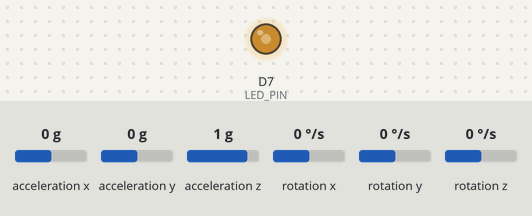
Recording of a sketch running on a simulated ESP8266 (NodeMCU). Shown: output pins drawn as LEDs (lit = HIGH). Inputs (shaded band) come from the test bench; at power-on: acceleration z 1 g, acceleration x 0 g, acceleration y 0 g, rotation x 0 °/s, rotation y 0 °/s, rotation z 0 °/s. What the sketch prints to the serial monitor is not drawn.

Above: at 1.2 s.
1.3 s: acceleration z set to 0 g
Timing chart, 0 to 10.3 s (numbered marks = the images above; inputs shaded):
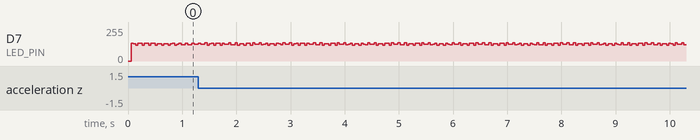

The sketch:

tarefa1.ino
```cpp
// I2C device class (I2Cdev) demonstration Arduino sketch for MPU6050 class
// 10/7/2011 by Jeff Rowberg <jeff@rowberg.net>
// Updates should (hopefully) always be available at https://github.com/jrowberg/i2cdevlib
//
// Changelog:
//      2013-05-08 - added multiple output formats
//                 - added seamless Fastwire support
//      2011-10-07 - initial release

/* ============================================
I2Cdev device library code is placed under the MIT license
Copyright (c) 2011 Jeff Rowberg

Permission is hereby granted, free of charge, to any person obtaining a copy
of this software and associated documentation files (the "Software"), to deal
in the Software without restriction, including without limitation the rights
to use, copy, modify, merge, publish, distribute, sublicense, and/or sell
copies of the Software, and to permit persons to whom the Software is
furnished to do so, subject to the following conditions:

The above copyright notice and this permission notice shall be included in
all copies or substantial portions of the Software.

THE SOFTWARE IS PROVIDED "AS IS", WITHOUT WARRANTY OF ANY KIND, EXPRESS OR
IMPLIED, INCLUDING BUT NOT LIMITED TO THE WARRANTIES OF MERCHANTABILITY,
FITNESS FOR A PARTICULAR PURPOSE AND NONINFRINGEMENT. IN NO EVENT SHALL THE
AUTHORS OR COPYRIGHT HOLDERS BE LIABLE FOR ANY CLAIM, DAMAGES OR OTHER
LIABILITY, WHETHER IN AN ACTION OF CONTRACT, TORT OR OTHERWISE, ARISING FROM,
OUT OF OR IN CONNECTION WITH THE SOFTWARE OR THE USE OR OTHER DEALINGS IN
THE SOFTWARE.
===============================================
*/

// I2Cdev and MPU6050 must be installed as libraries, or else the .cpp/.h files
// for both classes must be in the include path of your project
#include "I2Cdev.h"
#include "MPU6050.h"

// Arduino Wire library is required if I2Cdev I2CDEV_ARDUINO_WIRE implementation
// is used in I2Cdev.h
#if I2CDEV_IMPLEMENTATION == I2CDEV_ARDUINO_WIRE
    #include "Wire.h"
#endif

// class default I2C address is 0x68
// specific I2C addresses may be passed as a parameter here
// AD0 low = 0x68 (default for InvenSense evaluation board)
// AD0 high = 0x69
MPU6050 accelgyro;
//MPU6050 accelgyro(0x69); // <-- use for AD0 high

int16_t ax, ay, az;
int16_t gx, gy, gz;


// uncomment "OUTPUT_READABLE_ACCELGYRO" if you want to see a tab-separated
// list of the accel X/Y/Z and then gyro X/Y/Z values in decimal. Easy to read,
// not so easy to parse, and slow(er) over UART.
#define OUTPUT_READABLE_ACCELGYRO

// uncomment "OUTPUT_BINARY_ACCELGYRO" to send all 6 axes of data as 16-bit
// binary, one right after the other. This is very fast (as fast as possible
// without compression or data loss), and easy to parse, but impossible to read
// for a human.
//#define OUTPUT_BINARY_ACCELGYRO

#define SDA D5
#define SCL D6
#define LED_PIN 13
bool blinkState = false;

void setup() {
    // join I2C bus (I2Cdev library doesn't do this automatically)
    #if I2CDEV_IMPLEMENTATION == I2CDEV_ARDUINO_WIRE
        Wire.begin(SDA,SCL);
    #elif I2CDEV_IMPLEMENTATION == I2CDEV_BUILTIN_FASTWIRE
        Fastwire::setup(400, true);
    #endif

    // initialize serial communication
    // (38400 chosen because it works as well at 8MHz as it does at 16MHz, but
    // it's really up to you depending on your project)
    Serial.begin(115200);

    // initialize device
    Serial.println("Initializing I2C devices...");
    accelgyro.initialize();

    // verify connection
    Serial.println("Testing device connections...");
    Serial.println(accelgyro.testConnection() ? "MPU6050 connection successful" : "MPU6050 connection failed");

    // use the code below to change accel/gyro offset values
    /*
    Serial.println("Updating internal sensor offsets...");
    // -76  -2359 1688  0 0 0
    Serial.print(accelgyro.getXAccelOffset()); Serial.print("\t"); // -76
    Serial.print(accelgyro.getYAccelOffset()); Serial.print("\t"); // -2359
    Serial.print(accelgyro.getZAccelOffset()); Serial.print("\t"); // 1688
    Serial.print(accelgyro.getXGyroOffset()); Serial.print("\t"); // 0
    Serial.print(accelgyro.getYGyroOffset()); Serial.print("\t"); // 0
    Serial.print(accelgyro.getZGyroOffset()); Serial.print("\t"); // 0
    Serial.print("\n");
    accelgyro.setXGyroOffset(220);
    accelgyro.setYGyroOffset(76);
    accelgyro.setZGyroOffset(-85);
    Serial.print(accelgyro.getXAccelOffset()); Serial.print("\t"); // -76
    Serial.print(accelgyro.getYAccelOffset()); Serial.print("\t"); // -2359
    Serial.print(accelgyro.getZAccelOffset()); Serial.print("\t"); // 1688
    Serial.print(accelgyro.getXGyroOffset()); Serial.print("\t"); // 0
    Serial.print(accelgyro.getYGyroOffset()); Serial.print("\t"); // 0
    Serial.print(accelgyro.getZGyroOffset()); Serial.print("\t"); // 0
    Serial.print("\n");
    */

    // configure Arduino LED for
    pinMode(LED_PIN, OUTPUT);
}

void loop() {
    // read raw accel/gyro measurements from device
    accelgyro.getMotion6(&ax, &ay, &az, &gx, &gy, &gz);

    // these methods (and a few others) are also available
    //accelgyro.getAcceleration(&ax, &ay, &az);
    //accelgyro.getRotation(&gx, &gy, &gz);

    #ifdef OUTPUT_READABLE_ACCELGYRO
        // display tab-separated accel/gyro x/y/z values
        Serial.print("a/g:\t");
        Serial.print(ax); Serial.print("\t");
        Serial.print(ay); Serial.print("\t");
        Serial.print(az); Serial.print("\t");
        Serial.print(gx); Serial.print("\t");
        Serial.print(gy); Serial.print("\t");
        Serial.println(gz);
    #endif

    #ifdef OUTPUT_BINARY_ACCELGYRO
        Serial.write((uint8_t)(ax >> 8)); Serial.write((uint8_t)(ax & 0xFF));
        Serial.write((uint8_t)(ay >> 8)); Serial.write((uint8_t)(ay & 0xFF));
        Serial.write((uint8_t)(az >> 8)); Serial.write((uint8_t)(az & 0xFF));
        Serial.write((uint8_t)(gx >> 8)); Serial.write((uint8_t)(gx & 0xFF));
        Serial.write((uint8_t)(gy >> 8)); Serial.write((uint8_t)(gy & 0xFF));
        Serial.write((uint8_t)(gz >> 8)); Serial.write((uint8_t)(gz & 0xFF));
    #endif

    // blink LED to indicate activity
    blinkState = !blinkState;
    digitalWrite(LED_PIN, blinkState);
}
```
